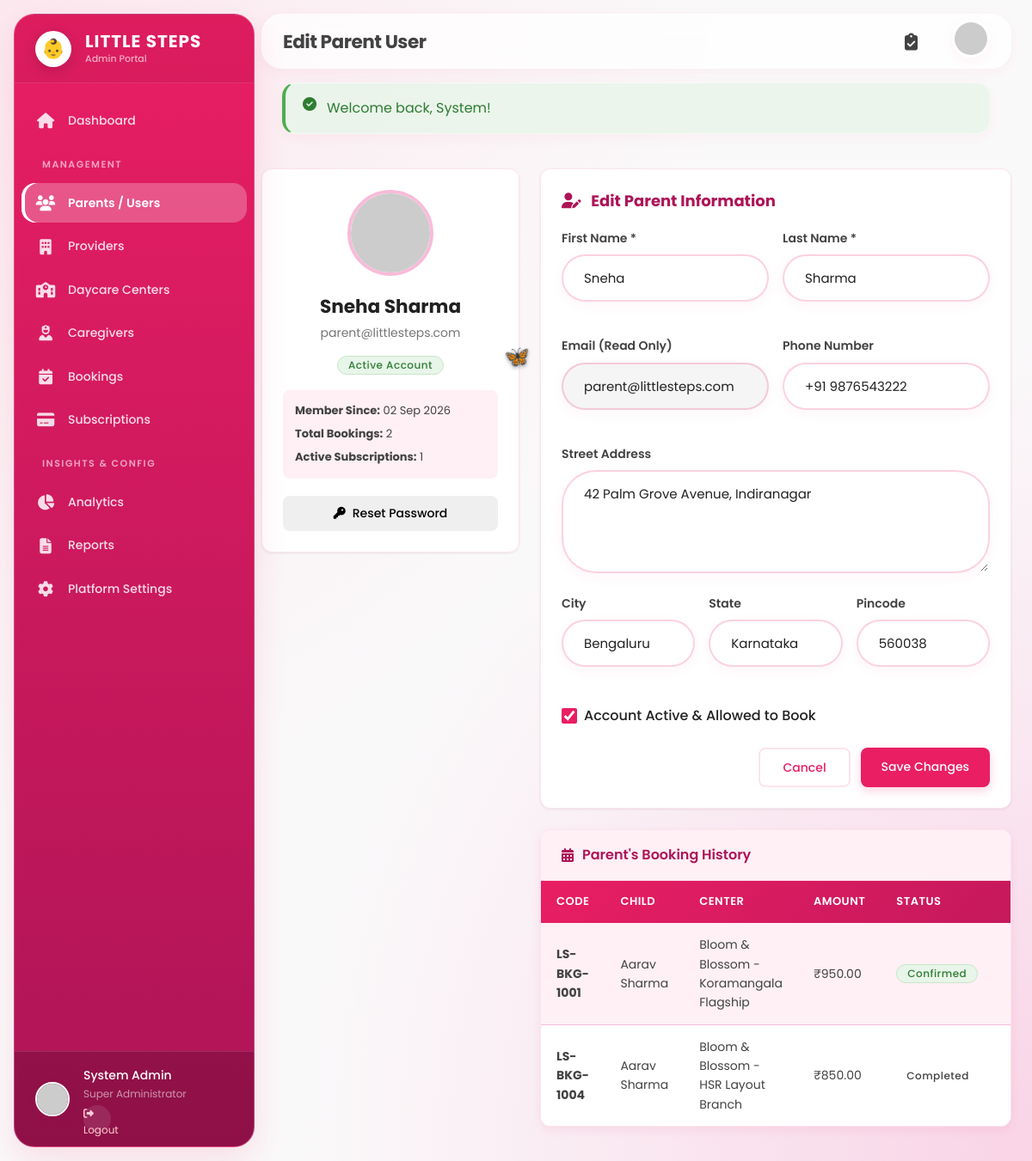
/admin/user_edit.php?id=2 (signed in), run on the app's committed database.
### tables this page shows
CREATE TABLE `users` (
  `id` bigint(20) UNSIGNED NOT NULL AUTO_INCREMENT,
  `email` varchar(100) NOT NULL,
  `password` varchar(255) NOT NULL,
  `first_name` varchar(50) NOT NULL,
  `last_name` varchar(50) NOT NULL,
  `phone` varchar(20) DEFAULT NULL,
  `address` text DEFAULT NULL,
  `city` varchar(50) DEFAULT NULL,
  `state` varchar(50) DEFAULT NULL,
  `pincode` varchar(15) DEFAULT NULL,
  `profile_image` varchar(255) DEFAULT NULL,
  `role` enum('parent','admin') NOT NULL DEFAULT 'parent',
  `is_active` tinyint(1) NOT NULL DEFAULT 1,
  `email_verified` tinyint(1) NOT NULL DEFAULT 1,
  `verification_token` varchar(100) DEFAULT NULL,
  `last_login` datetime DEFAULT NULL,
  `created_at` timestamp NOT NULL DEFAULT current_timestamp(),
  `updated_at` timestamp NOT NULL DEFAULT current_timestamp() ON UPDATE current_timestamp(),
  PRIMARY KEY (`id`),
  UNIQUE KEY `email` (`email`),
  KEY `role` (`role`),
  KEY `is_active` (`is_active`)
);

CREATE TABLE `bookings` (
  `id` bigint(20) UNSIGNED NOT NULL AUTO_INCREMENT,
  `booking_code` varchar(20) NOT NULL,
  `user_id` bigint(20) UNSIGNED NOT NULL,
  `center_id` bigint(20) UNSIGNED NOT NULL,
  `child_name` varchar(100) NOT NULL,
  `child_age_months` int(11) DEFAULT NULL,
  `child_gender` varchar(20) DEFAULT NULL,
  `booking_type` enum('hourly','daily','monthly','emergency') NOT NULL DEFAULT 'daily',
  `start_datetime` datetime NOT NULL,
  `end_datetime` datetime NOT NULL,
  `hours_count` decimal(8,2) DEFAULT NULL,
  `days_count` int(11) DEFAULT NULL,
  `unit_price` decimal(10,2) NOT NULL,
  `total_amount` decimal(10,2) NOT NULL,
  `discount_amount` decimal(10,2) DEFAULT 0.00,
  `final_amount` decimal(10,2) NOT NULL,
  `payment_status` enum('pending','paid','refunded','failed') NOT NULL DEFAULT 'pending',
  `payment_method` varchar(50) DEFAULT 'Online UPI/Card',
  `payment_id` varchar(100) DEFAULT NULL,
  `status` enum('pending','confirmed','in_progress','completed','cancelled','no_show') NOT NULL DEFAULT 'pending',
  `cancellation_reason` text DEFAULT NULL,
  `cancelled_by` enum('parent','provider','admin') DEFAULT NULL,
  `cancelled_at` datetime DEFAULT NULL,
  `special_requirements` text DEFAULT NULL,
  `pickup_person` varchar(100) DEFAULT NULL,
  `pickup_phone` varchar(20) DEFAULT NULL,
  `emergency_contact` varchar(100) DEFAULT NULL,
  `provider_notes` text DEFAULT NULL,
  `parent_rating` int(1) DEFAULT NULL,
  `parent_review` text DEFAULT NULL,
  `provider_rating` int(1) DEFAULT NULL,
  `provider_review` text DEFAULT NULL,
  `reviewed_at` datetime DEFAULT NULL,
  `created_at` timestamp NOT NULL DEFAULT current_timestamp(),
  `updated_at` timestamp NOT NULL DEFAULT current_timestamp() ON UPDATE current_timestamp(),
  PRIMARY KEY (`id`),
  UNIQUE KEY `booking_code` (`booking_code`),
  KEY `user_id` (`user_id`),
  KEY `center_id` (`center_id`),
  KEY `status` (`status`),
  KEY `payment_status` (`payment_status`),
  KEY `start_datetime` (`start_datetime`),
  CONSTRAINT `fk_bookings_user` FOREIGN KEY (`user_id`) REFERENCES `users` (`id`) ON DELETE CASCADE,
  CONSTRAINT `fk_bookings_center` FOREIGN KEY (`center_id`) REFERENCES `daycare_centers` (`id`) ON DELETE CASCADE
);

CREATE TABLE `daycare_centers` (
  `id` bigint(20) UNSIGNED NOT NULL AUTO_INCREMENT,
  `provider_id` bigint(20) UNSIGNED NOT NULL,
  `name` varchar(100) NOT NULL,
  `type` enum('daycare','creche','preschool','babysitting','after_school') NOT NULL DEFAULT 'daycare',
  `address` text NOT NULL,
  `area` varchar(100) DEFAULT NULL,
  `city` varchar(50) NOT NULL,
  `state` varchar(50) NOT NULL,
  `pincode` varchar(15) NOT NULL,
  `latitude` decimal(10,8) DEFAULT NULL,
  `longitude` decimal(11,8) DEFAULT NULL,
  `contact_phone` varchar(20) DEFAULT NULL,
  `contact_email` varchar(100) DEFAULT NULL,
  `images` json DEFAULT NULL,
  `description` text DEFAULT NULL,
  `amenities` json DEFAULT NULL,
  `curriculum` varchar(100) DEFAULT NULL,
  `min_age_months` int(11) DEFAULT 0,
  `max_age_years` int(11) DEFAULT 12,
  `capacity` int(11) DEFAULT 30,
  `current_occupancy` int(11) DEFAULT 0,
  `operating_hours_start` time DEFAULT '07:00:00',
  `operating_hours_end` time DEFAULT '20:00:00',
  `is_24x7` tinyint(1) NOT NULL DEFAULT 0,
  `meals_included` tinyint(1) NOT NULL DEFAULT 1,
  `transport_available` tinyint(1) NOT NULL DEFAULT 1,
  `cctv_enabled` tinyint(1) NOT NULL DEFAULT 1,
  `pricing_hourly` decimal(10,2) DEFAULT 150.00,
  `pricing_daily` decimal(10,2) DEFAULT 800.00,
  `pricing_monthly` decimal(10,2) DEFAULT 9500.00,
  `status` enum('active','inactive','maintenance') NOT NULL DEFAULT 'active',
  `rating` decimal(3,2) DEFAULT 4.80,
  `total_reviews` int(11) DEFAULT 0,
  `created_at` timestamp NOT NULL DEFAULT current_timestamp(),
  `updated_at` timestamp NOT NULL DEFAULT current_timestamp() ON UPDATE current_timestamp(),
  PRIMARY KEY (`id`),
  KEY `provider_id` (`provider_id`),
  KEY `city` (`city`),
  KEY `is_24x7` (`is_24x7`),
  KEY `status` (`status`),
  CONSTRAINT `fk_centers_provider` FOREIGN KEY (`provider_id`) REFERENCES `providers` (`id`) ON DELETE CASCADE
);

### admin/user_edit.php (the view, shortened to what this page needs)
<?php
require_once __DIR__ . '/../config/functions.php';
$userId = isset($_GET['id']) ? (int)$_GET['id'] : 0;
$conn = getDBConnection();
$stmt = $conn->prepare("SELECT * FROM users WHERE id = ? AND role = 'parent'");
$stmt->bind_param("i", $userId);
$stmt->execute();
$user = $stmt->get_result()->fetch_assoc();
$bookingsStmt = $conn->prepare("
    SELECT b.booking_code, b.child_name, b.final_amount, b.status, b.created_at,
           c.name as center_name
    FROM bookings b
    JOIN daycare_centers c ON b.center_id = c.id
    WHERE b.user_id = ?
    ORDER BY b.created_at DESC
");
$bookingsStmt->bind_param("i", $userId);
$bookingsStmt->execute();
$bookings = $bookingsStmt->get_result()->fetch_all(MYSQLI_ASSOC);
$subsStmt = $conn->prepare("
    SELECT s.subscription_code, s.plan_name, s.monthly_amount, s.status, s.start_date, s.end_date,
           c.name as center_name
    FROM subscriptions s
    JOIN daycare_centers c ON s.center_id = c.id
    WHERE s.user_id = ?
    ORDER BY s.created_at DESC
");
$subsStmt->bind_param("i", $userId);
$subsStmt->execute();
$subscriptions = $subsStmt->get_result()->fetch_all(MYSQLI_ASSOC);
require_once __DIR__ . '/includes/header.php';
?>
<div style="display: flex; gap: 24px; flex-wrap: wrap;">
    <div style="flex: 1; min-width: 300px;">
        <div class="detail-card" style="text-align: center;">
            <img src="https://ui-avatars.com/api/?name=<?= urlencode($user['first_name'] . ' ' . $user['last_name']) ?>&size=120&background=FCE4EC&color=E91E63"
                 alt="<?= htmlspecialchars($user['first_name']) ?>"
                 style="width: 100px; height: 100px; border-radius: 50%; border: 4px solid var(--admin-pastel-pink); margin-bottom: 14px;">
            <h3 style="margin: 0 0 4px 0; color: #212121;"><?= htmlspecialchars($user['first_name'] . ' ' . $user['last_name']) ?></h3>
            <div style="color: #757575; font-size: 14px; margin-bottom: 12px;"><?= htmlspecialchars($user['email']) ?></div>
            <div style="margin-bottom: 18px;">
                <span class="badge badge-<?= $user['is_active'] ? 'approved' : 'rejected' ?>">
                    <?= $user['is_active'] ? 'Active Account' : 'Deactivated' ?>
                </span>
            </div>
            <div style="text-align: left; background: #FFF0F5; padding: 14px; border-radius: 8px; font-size: 13px; color: #424242; margin-bottom: 20px;">
                <div style="margin-bottom: 6px;"><strong>Member Since:</strong> <?= formatDate($user['created_at']) ?></div>
                <div style="margin-bottom: 6px;"><strong>Total Bookings:</strong> <?= count($bookings) ?></div>
                <div><strong>Active Subscriptions:</strong> <?= count($subscriptions) ?></div>
            </div>
            <form method="POST" onsubmit="return confirm('Reset password for this user to temporary password (Password@123)?');">
                <button type="submit" class="btn btn-warning" style="width: 100%; justify-content: center; gap: 8px;">
                    <i class="fas fa-key"></i> Reset Password
                </button>
            </form>
        </div>
    </div>
    <div style="flex: 2; min-width: 400px;">
        <div class="detail-card">
            <h3 style="margin: 0 0 20px 0; font-size: 18px; color: var(--admin-dark-pink);">
                <i class="fas fa-user-edit" style="margin-right: 8px;"></i> Edit Parent Information
            </h3>
            <form method="POST">
                <div style="display: grid; grid-template-columns: 1fr 1fr; gap: 16px; margin-bottom: 16px;">
                    <div class="form-group">
                        <label class="form-label">First Name *</label>
                        <input type="text" name="first_name" class="form-control" value="<?= htmlspecialchars($user['first_name']) ?>" required>
                    </div>
                    <div class="form-group">
                        <label class="form-label">Last Name *</label>
                        <input type="text" name="last_name" class="form-control" value="<?= htmlspecialchars($user['last_name']) ?>" required>
                    </div>
                </div>
                <div style="display: grid; grid-template-columns: 1fr 1fr; gap: 16px; margin-bottom: 16px;">
                    <div class="form-group">
                        <label class="form-label">Email (Read Only)</label>
                        <input type="email" class="form-control" value="<?= htmlspecialchars($user['email']) ?>" readonly style="background: #F5F5F5;">
                    </div>
                    <div class="form-group">
                        <label class="form-label">Phone Number</label>
                        <input type="text" name="phone" class="form-control" value="<?= htmlspecialchars($user['phone'] ?? '') ?>">
                    </div>
                </div>
                <div class="form-group" style="margin-bottom: 16px;">
                    <label class="form-label">Street Address</label>
                    <textarea name="address" class="form-control" rows="2"><?= htmlspecialchars($user['address'] ?? '') ?></textarea>
                </div>
                <div style="display: grid; grid-template-columns: 1fr 1fr 1fr; gap: 16px; margin-bottom: 20px;">
                    <div class="form-group">
                        <label class="form-label">City</label>
                        <input type="text" name="city" class="form-control" value="<?= htmlspecialchars($user['city'] ?? '') ?>">
                    </div>
                    <div class="form-group">
                        <label class="form-label">State</label>
                        <input type="text" name="state" class="form-control" value="<?= htmlspecialchars($user['state'] ?? '') ?>">
                    </div>
                    <div class="form-group">
                        <label class="form-label">Pincode</label>
                        <input type="text" name="pincode" class="form-control" value="<?= htmlspecialchars($user['pincode'] ?? '') ?>">
                    </div>
                </div>
                <div style="margin-bottom: 24px;">
                    <label style="display: flex; align-items: center; gap: 8px; cursor: pointer;">
                        <input type="checkbox" name="is_active" value="1" <?= $user['is_active'] ? 'checked' : '' ?> style="accent-color: var(--admin-pink); width: 18px; height: 18px;">
                        <span style="font-weight: 500; color: #212121;">Account Active & Allowed to Book</span>
                    </label>
                </div>
                <div style="display: flex; gap: 12px; justify-content: flex-end;">
                    <a href="users.php" class="btn btn-secondary">Cancel</a>
                    <button type="submit" class="btn btn-primary">Save Changes</button>
                </div>
            </form>
        </div>
        <div class="table-container">
            <div class="table-header-bar">
                <h3 class="table-header-title" style="font-size: 16px;">
                    <i class="fas fa-calendar-alt"></i> Parent's Booking History
                </h3>
            </div>
            <div style="overflow-x: auto;">
                <table class="admin-table">
                    <thead>
                        <tr>
                            <th>Code</th>
                            <th>Child</th>
                            <th>Center</th>
                            <th>Amount</th>
                            <th>Status</th>
                            <th>Date</th>
                        </tr>
                    </thead>
                    <tbody>
                        <?php if(empty($bookings)): ?>
                            <tr><td colspan="6" style="text-align: center; color: #9E9E9E; padding: 20px;">No bookings made yet.</td></tr>
                        <?php else: ?>
                            <?php foreach($bookings as $b): ?>
                                <tr>
                                    <td><strong><?= htmlspecialchars($b['booking_code']) ?></strong></td>
                                    <td><?= htmlspecialchars($b['child_name']) ?></td>
                                    <td><?= htmlspecialchars($b['center_name']) ?></td>
                                    <td><?= formatCurrency($b['final_amount']) ?></td>
                                    <td><span class="badge badge-<?= htmlspecialchars($b['status']) ?>"><?= htmlspecialchars($b['status']) ?></span></td>
                                    <td><?= formatDate($b['created_at']) ?></td>
                                </tr>
                            <?php endforeach; ?>
                        <?php endif; ?>
                    </tbody>
                </table>
            </div>
        </div>
    </div>
</div>
<?php require_once __DIR__ . '/includes/footer.php'; ?>

### data on the page
users: first_name+last_name "Sneha Sharma", email "parent@littlesteps.com", created_at "02 Sep 2026", first_name "Sneha", last_name "Sharma", phone "+91 9876543222", address "42 Palm Grove Avenue, Indiranagar", city "Bengaluru", state "Karnataka", pincode "560038", is_active "☑"
bookings: booking_code "LS-BKG-1001", child_name "Aarav Sharma", center.name "Bloom & Blossom - Koramangala Flagship", final_amount "₹950.00", status "Confirmed"
bookings: booking_code "LS-BKG-1004", child_name "Aarav Sharma", center.name "Bloom & Blossom - HSR Layout Branch", final_amount "₹850.00", status "Completed"

### other printed values
$pageTitleHeader "Edit Parent User"
$flash['message'] "Welcome back, System!"
count($bookings) "2"
count($subscriptions) "1"
